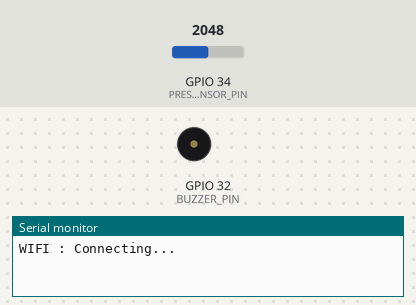
Simulated run of this sketch. Board: ESP32. Parts: buzzer (waves = sounding, pin HIGH), the last lines printed to the serial monitor. The test bench sets the inputs (shaded band); at power-on: GPIO 34 (PRESSURE_SENSOR_PIN) = 2048. WiFi joins after 1.5 s; servers stay silent unless stated; uploads are accepted with an empty reply.

Above: at 0.1 s.
At 2.1 s:
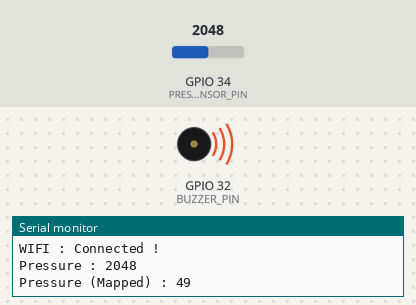
Timing chart, 0 to 3.6 s (numbered marks = the images above):
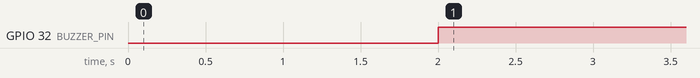

The sketch:

main.ino
```cpp
#include <WiFi.h> // Header for handle wifi
#include <HTTPClient.h> // Handle HTTP Requests
#include <ArduinoJson.h> // Convert String to Json object

// CONFIGURE DEVICE INFO
const int DEVICE_ID = 2;
const String LOCATION = "Anuradhapura";
const double LATITUDE = 8.33183050;
const double LONGITUDE = 80.40290170;

// WIFI INFO
const char* SSID = "SSID"; // Replace with your ssid
const char* PASSWORD = "********"; // Replace with your wifi password

// SERVER INFO
const String SERVER = "http://XXX.XXX.XXX.XXX:5000"; // Replace with your ip addess

// Pins
const int PRESSURE_SENSOR_PIN = 34;
const int BUZZER_PIN = 32;

// Animal detection status
bool is_animal_detected = false;
long long int active_time = 0;


void sendStatus(){
  // Create HTTP Object
  HTTPClient http;
  http.begin(SERVER+"/update_animal_detector_device_status");
  http.addHeader("Content-Type", "application/json");

  // Create Json obj
  String payLoad = "{\"device_id\":\"" + String(DEVICE_ID) + "\","
              + "\"location\":\"" + String(LOCATION) + "\","
              + "\"latitude\":\"" + String(LATITUDE, 6) + "\","
              + "\"longitude\":\"" + String(LONGITUDE, 6) + "\","
              + "\"active_time\":\"" + String(active_time) + "\","
              + "\"is_animal_detected\":\"" + String(is_animal_detected) + "\"}";

  int httpResponseCode = http.POST(payLoad);

  if (httpResponseCode > 0) {
    String response = http.getString();
    Serial.println("Status Update Response Code: " + String(httpResponseCode));
    Serial.println(response);
  } else {
    Serial.print("Error on sending POST: ");
    Serial.println(httpResponseCode);
  }
  http.end();
};


void setup() {
  Serial.begin(115200);

  // Configure pins
  pinMode(PRESSURE_SENSOR_PIN, INPUT);
  pinMode(BUZZER_PIN, OUTPUT);


  // Connecting to WIFI
  WiFi.begin(SSID, PASSWORD);
  while (WiFi.status() != WL_CONNECTED) {
    Serial.println("WIFI : Connecting...");
    delay(1000);
  }
  Serial.println("WIFI : Connected !");
}

void loop() {
  // Read sensor
  int pressure = analogRead(PRESSURE_SENSOR_PIN);
  Serial.print("Pressure : ");
  Serial.println(pressure);
  // Map value to 0 to 100
  int mapped_pressure = map(pressure, 4095, 0, 0, 100); // Map pressure 0 to 100
  Serial.print("Pressure (Mapped) : ");
  Serial.println(mapped_pressure);

  // If pressure more than 40% then it mean there is an animal
  if (mapped_pressure > 40){
    is_animal_detected = true;
    active_time ++;
    digitalWrite(BUZZER_PIN, HIGH);
  }
  else {
    is_animal_detected = false;
    active_time = 0;
    digitalWrite(BUZZER_PIN, LOW);
  }

  // Send data to server
  sendStatus();

  delay(1000);  // Update every second
}
```

Measured:
- by itself, GPIO 32 (BUZZER_PIN): LOW → HIGH at 2.0 s
